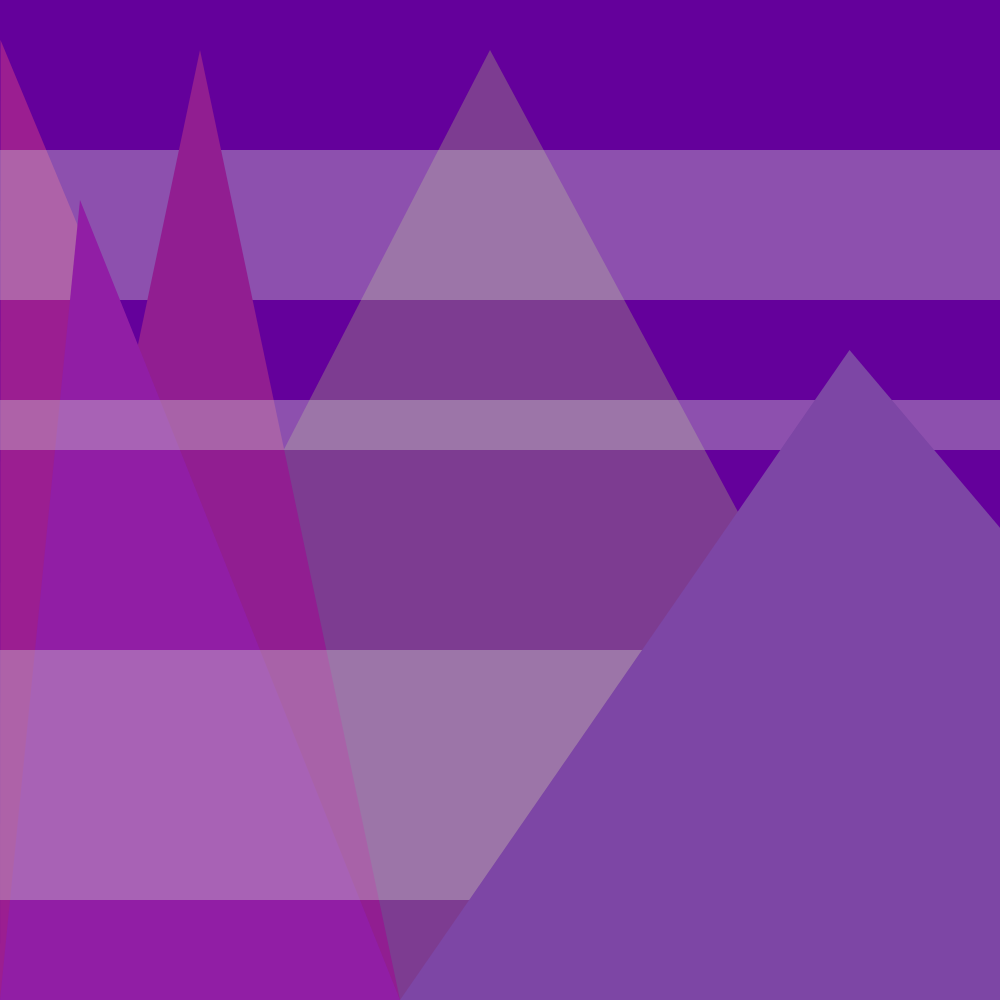
Frame 1 (no input)
Frame 60 (no input): identical to frame 1, image omitted
Frame 120 (the mouse pressed at the canvas centre since frame 60): identical to frame 1, image omitted

The p5.js sketch that drew this single still picture (run headless with seeded random() and noise() and a simulated clock; from frame 60 on, the mouse is pressed at the canvas centre):

// p5.js sketch
// ── sketch.js
let scl = 1;

function setup() {
  // put setup code here
  createCanvas(windowHeight, windowHeight);
  scl = windowHeight / 2000; 
 
}

function draw() {
  // put drawing code here
  
  background(100,0,155);

  scale(scl);
  noStroke();

  fill(155, 30, 145);
  triangle(0,2000,1,80,800,2000);

  fill(125, 60, 145);
  triangle(0,2000,980,100,2000,2000);

  fill(205,100);
  rect(0,300, 2000,300);

  fill(145, 30, 145);
  triangle(0,2000,400,100,800,2000);


  
  fill(145, 30, 165);
  triangle(0,2000,160,400,800,2000);

  
  fill(205,100);
  
  rect(0,1300, 2000,500);


  
  fill(205,100);
  rect(0,800, 2000,100);
  
  translate(800,0);
  fill(125, 70, 165);
  triangle(0,2000,899,700,2000,2000);


}
